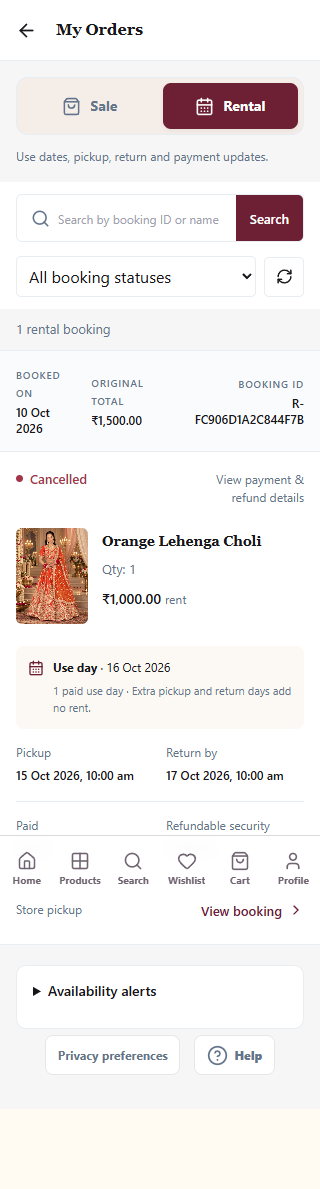
#> input picture review-notes/customer-orders-cancelled-320.png, 320 x 1189 px
$ python -i duplicate_detector.py   (imports and definitions only)   (Python 2 division)   (older library calls are emulated)
#> lines starting #> are read from the running program, lines starting #| are printed output that depends on the picture
import cv2
import numpy as np

from .scene_detector import histogram_descriptor, histogram_similarity


def perceptual_hash(image: np.ndarray) -> np.ndarray:
    gray = cv2.cvtColor(cv2.resize(image, (32, 32)), cv2.COLOR_BGR2GRAY).astype("float32")
    dct = cv2.dct(gray)
    low = dct[:8, :8]
    median = float(np.median(low[1:]))
    return (low > median).flatten()


def hash_similarity(left: np.ndarray, right: np.ndarray) -> float:
    return float(1.0 - np.mean(left != right))


def visual_descriptor(image: np.ndarray) -> np.ndarray:
    hist = histogram_descriptor(image)
    gray = cv2.cvtColor(cv2.resize(image, (64, 64)), cv2.COLOR_BGR2GRAY)
    texture = cv2.resize(cv2.Laplacian(gray, cv2.CV_32F), (8, 8)).flatten()
    texture /= np.linalg.norm(texture) + 1e-8
    descriptor = np.concatenate([hist, texture]).astype("float32")
    descriptor /= np.linalg.norm(descriptor) + 1e-8
    return descriptor


def cosine_similarity(left: np.ndarray, right: np.ndarray) -> float:
    return float(np.clip(np.dot(left, right) / ((np.linalg.norm(left) + 1e-8) * (np.linalg.norm(right) + 1e-8)), -1, 1))


def remove_duplicates(frames: list[dict], threshold: float = 0.96) -> tuple[list[dict], int]:
    kept: list[dict] = []
    duplicates = 0
    for frame in sorted(frames, key=lambda item: item["timestampSeconds"]):
        image = frame["image"]
        frame["phash"] = perceptual_hash(image)
        frame["descriptor"] = visual_descriptor(image)
        match_index = None
        for index in range(max(0, len(kept) - 12), len(kept)):
            candidate = kept[index]
            phash_score = hash_similarity(frame["phash"], candidate["phash"])
            hist_score = histogram_similarity(histogram_descriptor(image), histogram_descriptor(candidate["image"]))
            if phash_score >= threshold and hist_score >= max(0.90, threshold - 0.04):
                match_index = index
                break
        if match_index is None:
            kept.append(frame)
            continue
        duplicates += 1
        if frame["quality"]["qualityScore"] > kept[match_index]["quality"]["qualityScore"]:
            kept[match_index] = frame
    return kept, duplicates

>>> import cv2
>>> picture = cv2.imread('../../review-notes/customer-orders-cancelled-320.png', cv2.IMREAD_GRAYSCALE)
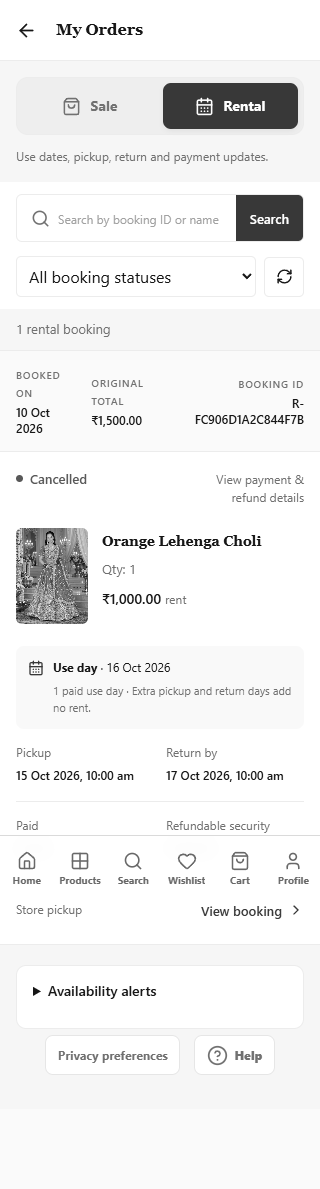
#> picture: shape (1189, 320); min 5, max 255, mean 240.1
>>> result = remove_duplicates(picture)
#> after the loop in remove_duplicates, `for frame in sorted(frames, key=lambda item: item["timestampSeconds"]):`: duplicates = 0; kept = []
#> (the run stopped early here; a loop or call above may not have finished)

$ run again, on review-notes/customer-orders-legacy-entry-1440.png
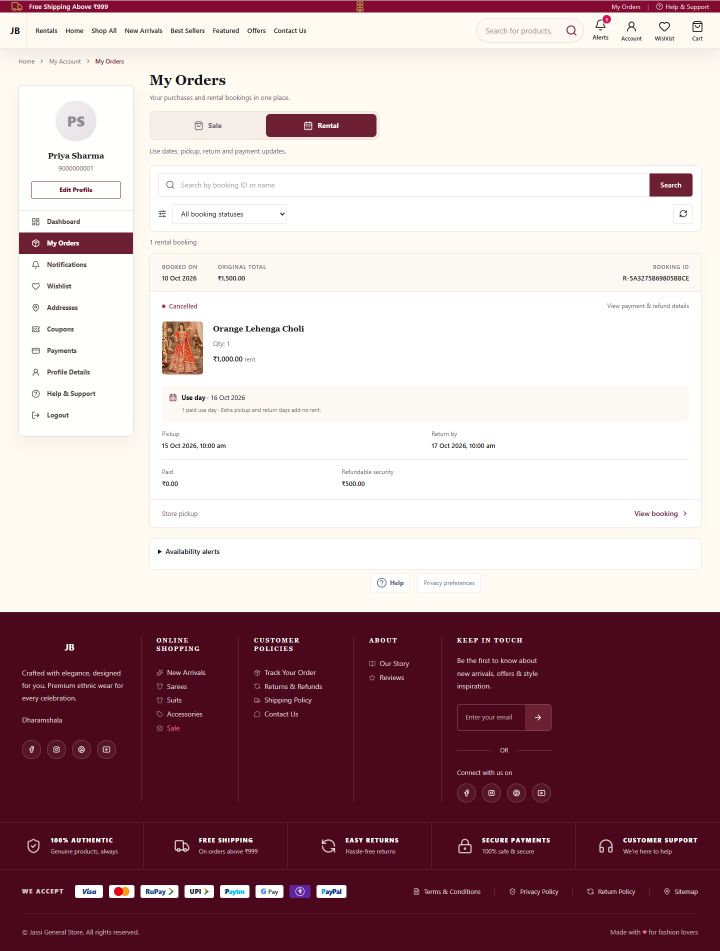
#> input picture review-notes/customer-orders-legacy-entry-1440.png, 1440 x 1901 px (shown at 1/2 size)
#> `picture = cv2.imread('../../review-notes/customer-orders-cancelled-320..`:
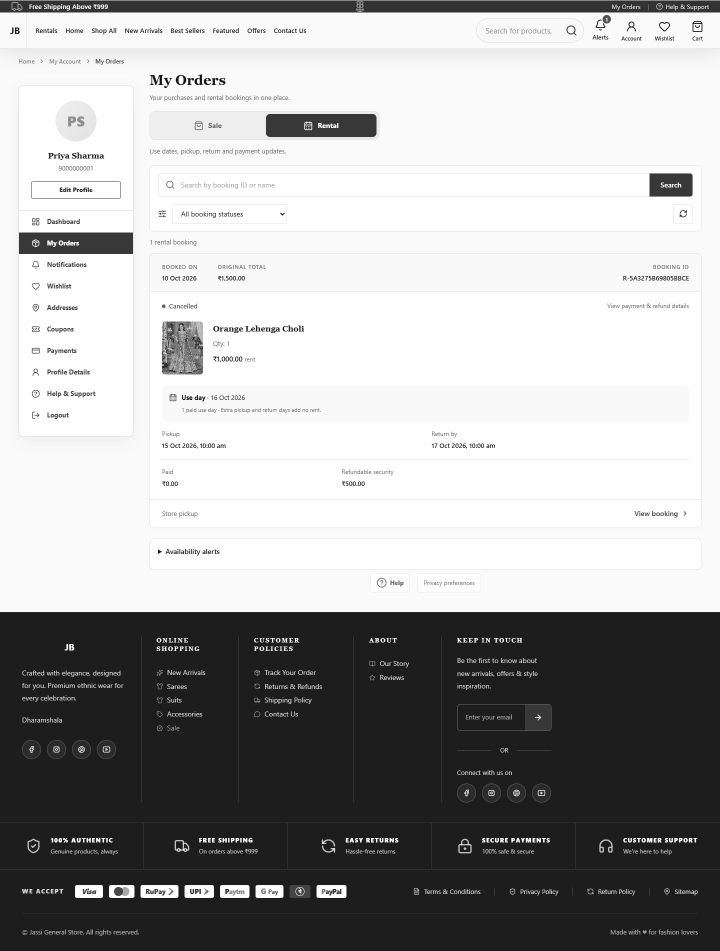
#> picture: shape (1901, 1440) (shown at 1/2 size); min 3, max 255, mean 168.5
#> after the loop in remove_duplicates, `for frame in sorted(frames, key=lambda item: item["timestampSeconds"]):`: duplicates = 0; kept = []

$ run again, on review-notes/customer-orders-rental-320.png
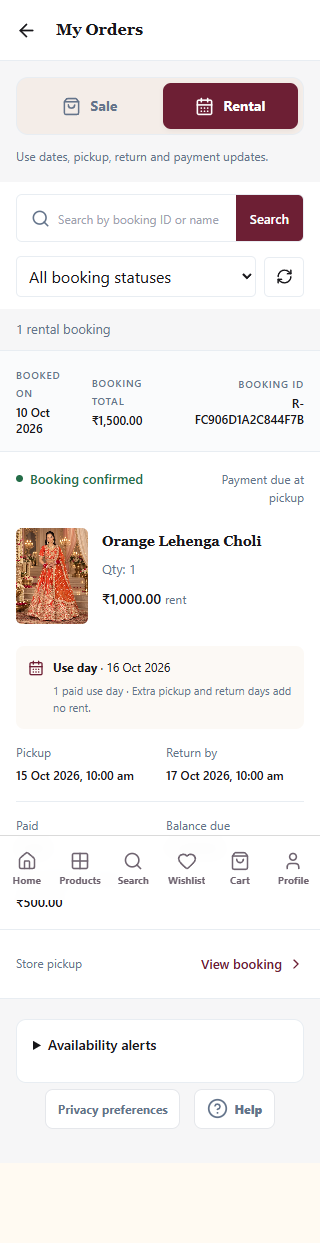
#> input picture review-notes/customer-orders-rental-320.png, 320 x 1243 px
#> `picture = cv2.imread('../../review-notes/customer-orders-cancelled-320..`:
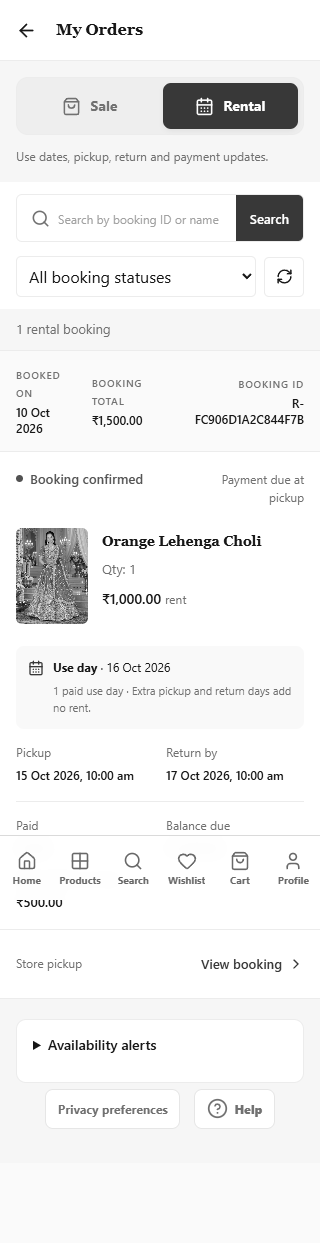
#> picture: shape (1243, 320); min 5, max 255, mean 240.6
#> after the loop in remove_duplicates, `for frame in sorted(frames, key=lambda item: item["timestampSeconds"]):`: duplicates = 0; kept = []
